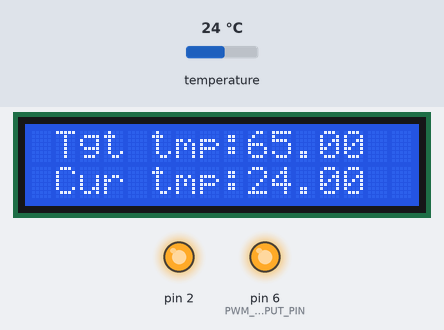
Recording of a sketch running on a simulated Arduino Uno, built with avr-gcc and run on an emulated ATmega328P. Parts: 16×2 character LCD, output pins drawn as LEDs (lit = HIGH). The test bench sets the inputs (shaded band); at power-on: temperature 24 °C. What the sketch prints to the serial monitor is not drawn.

Above: at 1.2 s.
1.3 s: temperature set to 12 °C
At 5.9 s:
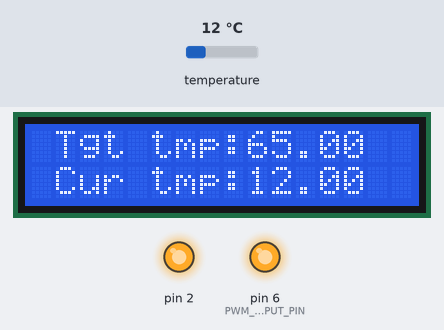
6.2 s: temperature set to 19 °C
At 9.0 s:
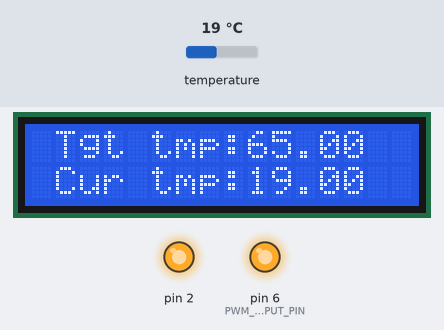
10.0 s: temperature set to 28 °C
At 13.1 s:
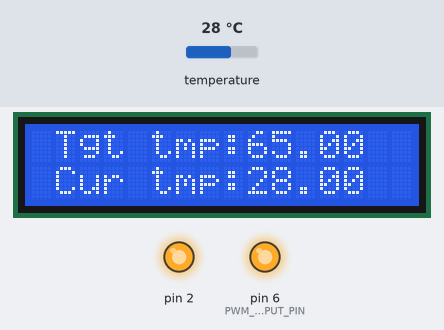
Timing chart, 0 to 14.6 s (numbered marks = the images above; inputs shaded):
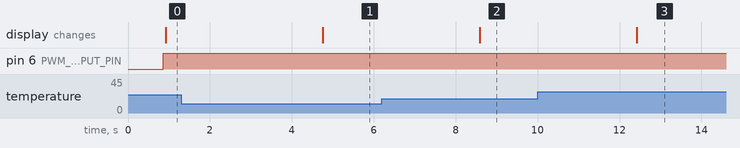

The sketch:

sketch_feb21a.ino
```cpp
#include <OneWire.h>
#include <DallasTemperature.h>
#include <ArduinoJson.h>
#include <Wire.h>
#include <LiquidCrystal_I2C.h> // Biblioteca utilizada para fazer a comunicação com o display 20x4

/*********************************************************************************************************************
*
* Definitions regarding OneWire communication (Temperature)
*
*********************************************************************************************************************/
// Data wire is conntec to the Arduino digital pin 4
#define ONE_WIRE_BUS 4

// Setup a oneWire instance to communicate with any OneWire devices
OneWire oneWire(ONE_WIRE_BUS);
DallasTemperature sensors(&oneWire);

/*********************************************************************************************************************
*
* Definitions regarding OneWire communication (Temperature)
*
*********************************************************************************************************************/
#define LCD_COL 16 // Serve para definir o numero de colunas do display utilizado
#define LCD_ROW  2 // Serve para definir o numero de linhas do display utilizado
#define LCD_ADD  0x27 // Serve para definir o endereço do display.

LiquidCrystal_I2C lcd(LCD_ADD, LCD_COL, LCD_ROW); // Chamada da funcação LiquidCrystal para ser usada com o I2C


/*********************************************************************************************************************
*
* General definitions
*
*********************************************************************************************************************/
#define PWM_OUTPUT_PIN 6
#define TEMP_DIFF_LOWER_BOUND 0
#define TEMP_DIFF_UPPER_BOUND 4

/*********************************************************************************************************************
*
* General variables
*
*********************************************************************************************************************/
// Target temperature:
float target_temp = 65;

void setup(void){
    // Start serial communication for debugging purposes
    Serial.begin(9600);
    // Start up the library
    sensors.begin();

    pinMode(PWM_OUTPUT_PIN, OUTPUT);
    pinMode(2, OUTPUT);
    digitalWrite(2, HIGH);

    lcd.init(); // Serve para iniciar a comunicação com o display já conectado
    lcd.backlight(); // Serve para ligar a luz do display
    lcd.clear(); // Serve para limpar a tela do display

    lcd.setCursor(1,0);
    lcd.print("Hello");
    lcd.setCursor(1, 1);
    lcd.print("World!");
}

void loop(void){
    float pwm_duty_cycle = 0;
    float current_temperature = 0;

    // Step 1:
    process_temperature(&pwm_duty_cycle, &current_temperature, &target_temp);

    // Step 2:
    check_communication();


    Serial.print("- Celsius temperature: ");
    Serial.println(current_temperature);
    Serial.print("- Target temperature: ");
    Serial.println(target_temp);
    Serial.print("- PWM Duty Cycle: ");
    Serial.println(pwm_duty_cycle);
    Serial.println();

    lcd.setCursor(1,0);
    lcd.print("Tgt tmp:");
    lcd.print(target_temp);
    lcd.setCursor(1, 1);
    lcd.print("Cur tmp:");
    lcd.print(current_temperature);
    delay(3000);
}

void check_communication(void){
    /*********************************************************************************************************************
    *
    * This function expects a JSON input from serial.
    * The JSON is "the standard format": {"key":"value"}
    * Value may be a string or, when explicit, a number.
    *
    * Example:
    *   For a new temperature it is expected the following KV format:
    *       {"new_temp":20}
    *       {"new_temp":20.0}
    *       {"new_temp":20.123}
    *
    *********************************************************************************************************************/
    JsonDocument json_communication_var;
    if (Serial.available() > 0) {
        deserializeJson(json_communication_var, Serial.readString());

        for (JsonPair key_value : json_communication_var.as<JsonObject>()) {
            if (key_value.key() == "new_temp"){
                target_temp = key_value.value().as<float>();
                Serial.print("\n\nNew target temp!!!!:");
                Serial.println(target_temp);
            }
            else{
                Serial.println("\n\n????? Found strange key value pair ????");
                Serial.print("Key: ");
                Serial.println(key_value.key().c_str());
                Serial.print("Value: ");
                Serial.println(key_value.value().as<const char*>());
            }
        }
    }
}

void process_temperature(float *var_pwm_duty_cycle, float *var_current_temperature, float *var_target_temp){
    // Call sensors.requestTemperatures() to issue a global temperature and Requests to all devices on the bus
    sensors.requestTemperatures();
    *var_current_temperature = sensors.getTempCByIndex(0);

    Serial.print("Temp error: ");
    Serial.println(*var_target_temp - *var_current_temperature);

    if(*var_target_temp - *var_current_temperature > TEMP_DIFF_UPPER_BOUND){
        *var_pwm_duty_cycle = 255;
    }
    else if (*var_target_temp - *var_current_temperature < TEMP_DIFF_LOWER_BOUND){
        *var_pwm_duty_cycle = 0;
    }
    else{
        *var_pwm_duty_cycle = 255 * (*var_target_temp - *var_current_temperature) / TEMP_DIFF_UPPER_BOUND;
    }

    analogWrite(PWM_OUTPUT_PIN, *var_pwm_duty_cycle);
}
```

Measured:
- after the input at 1.3 s, the display: changes after 3.5 s (image 1)
- after the input at 6.2 s, the display: changes after 2.4 s (image 2)
- after the input at 10.0 s, the display: changes after 2.4 s (image 3)
